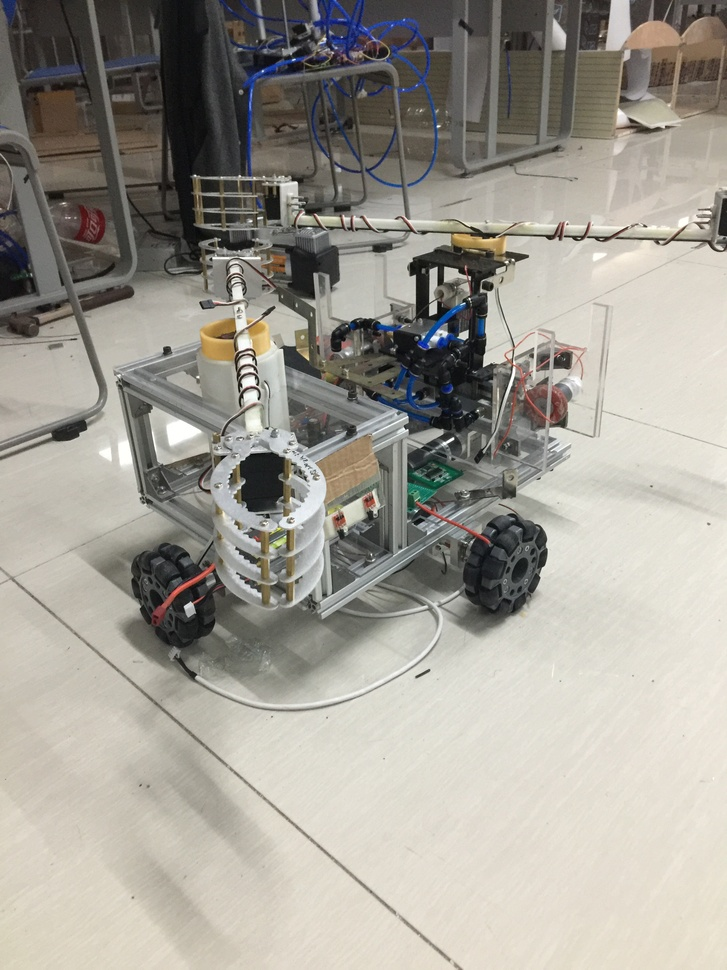
//> input picture 2018_USTC_RoboGame/Grasping and Climbing Robot--original1.JPG, 727 x 970 px, shrunk from 2448 x 3264 before the run, given in place of the camera
$ ./摄像头_带镜像纠正__边缘检测   (built with g++ and OpenCV 4)
//> lines starting //> are read from the running program, lines starting //| are printed output that depends on the picture
#include "opencv2\opencv.hpp"
#include "opencv2\imgproc\imgproc.hpp"
#include "opencv2\highgui\highgui.hpp"
#include "iostream"
using namespace cv;
int main() {
	VideoCapture capture(0);  //从摄像头读入视频
	Mat edges;
	while (1) {
		Mat frame, dstimage;
		Mat mapx, mapy;
		capture >> frame;
//> frame is the input picture: 970 rows x 727 cols, CV_8UC3; mean B, G, R 147.7, 156.4, 160.1
		imshow("initial loading video", frame);
		//waitKey(30);
		if (waitKey(1) == NULL) { break; }
//> the Esc key is pressed
		dstimage.create(frame.size(), frame.type());
		mapx.create(frame.size(), CV_32FC1);
		mapy.create(frame.size(), CV_32FC1);
		for (int j = 0; j < frame.rows; j++) {
			for (int i = 0; i < frame.cols; i++) {
				mapx.at<float>(j, i) = static_cast<float>(frame.cols - i);
				mapy.at<float>(j, i) = static_cast<float>(j);
			}
		}
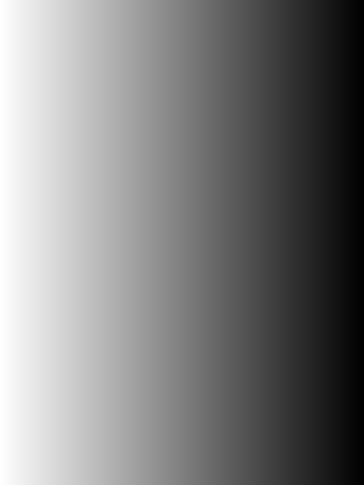
//> mapx: 970 rows x 727 cols, CV_32FC1 (shown at 1/2 size); min 1, max 727, mean 364; drawn with min black and max white
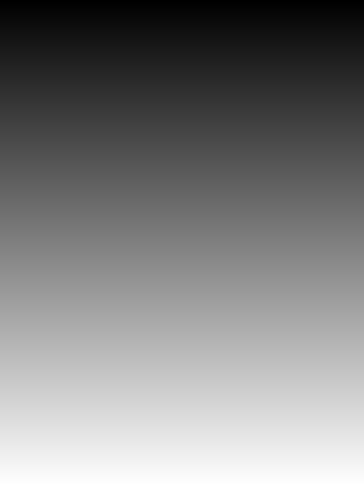
//> mapy: 970 rows x 727 cols, CV_32FC1 (shown at 1/2 size); min 0, max 969, mean 484.5; drawn with min black and max white
		remap(frame, dstimage, mapx, mapy, CV_INTER_LINEAR, BORDER_CONSTANT, Scalar(0, 0, 0));
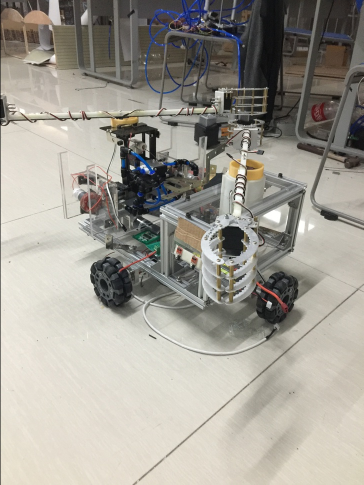
//> dstimage: 970 rows x 727 cols, CV_8UC3 (shown at 1/2 size); mean B, G, R 147.5, 156.2, 159.8
		cvtColor(dstimage, edges, COLOR_BGR2GRAY);
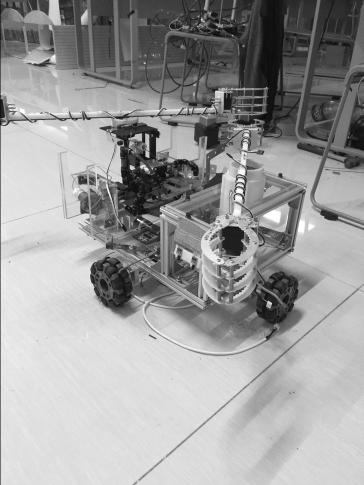
//> edges: 970 rows x 727 cols, CV_8UC1 (shown at 1/2 size); min 0, max 255, mean 156.3
		blur( edges, edges, Size(7, 7));
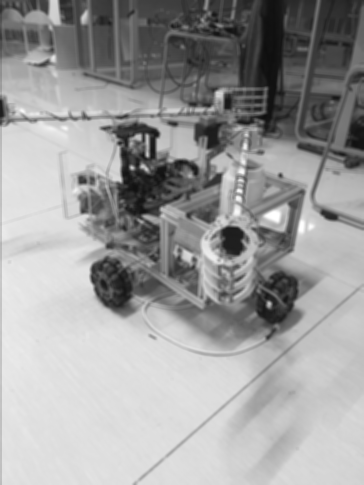
//> edges: 970 rows x 727 cols, CV_8UC1 (shown at 1/2 size); min 14, max 255, mean 156.4
		Canny( edges, edges, 3, 30, 3);
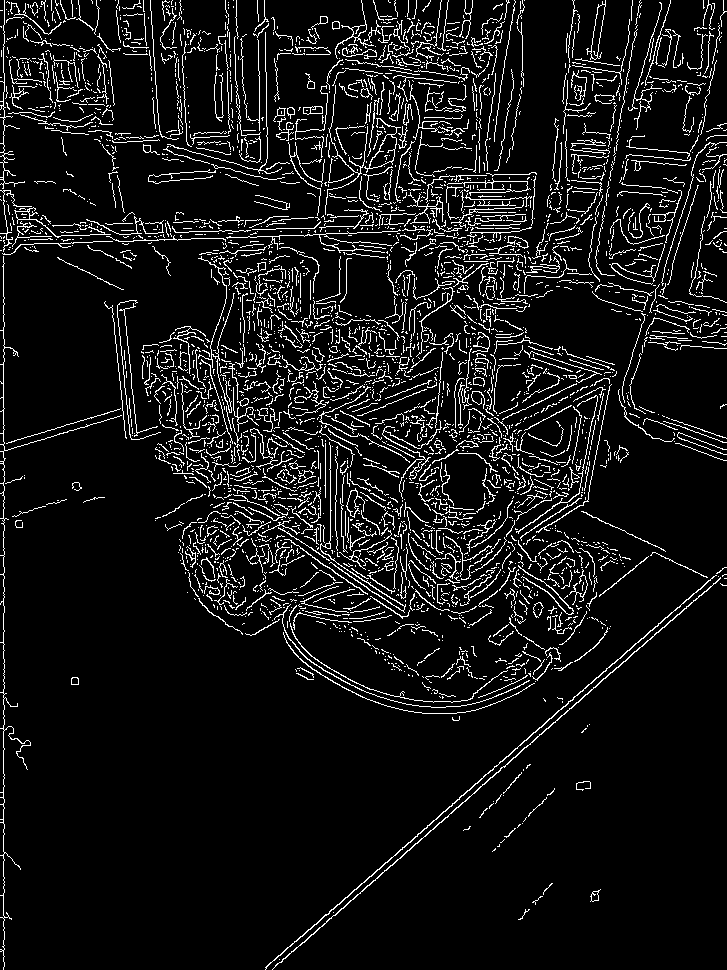
//> edges: 970 rows x 727 cols, CV_8UC1; 8.2% white in thin lines or dots
		imshow("new loading video", dstimage);
		imshow("edges of video", edges);
		if (waitKey(1) >= 0) break;
//> the Esc key is pressed
	}
	return 0;
}

$ run again, on 2018_USTC_RoboGame/Grasping and Climbing Robot--original2.JPG
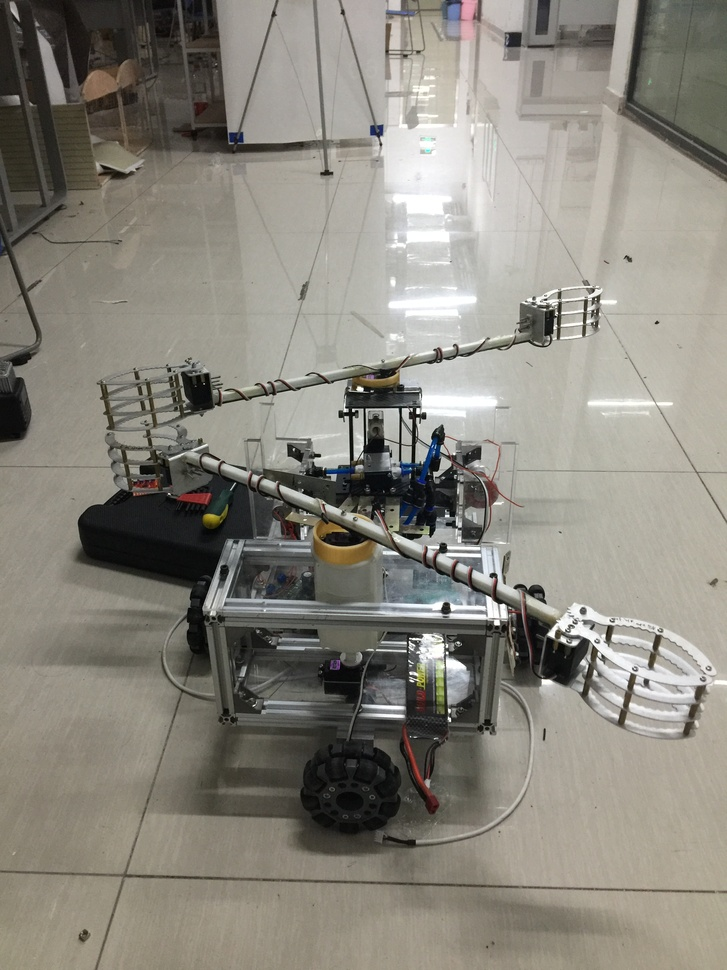
//> input picture 2018_USTC_RoboGame/Grasping and Climbing Robot--original2.JPG, 727 x 970 px, shrunk from 2448 x 3264 before the run, given in place of the camera
//> frame is the input picture: 970 rows x 727 cols, CV_8UC3; mean B, G, R 125.2, 134.5, 137.9
//> `remap(frame, dstimage, mapx, mapy, CV_INTER_LINEAR, BORDER_CONSTANT, S..`:
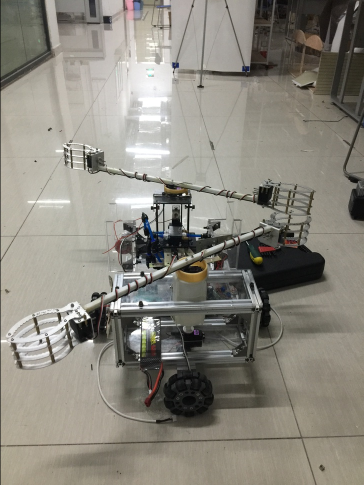
//> dstimage: 970 rows x 727 cols, CV_8UC3 (shown at 1/2 size); mean B, G, R 125.1, 134.4, 137.8
//> `Canny( edges, edges, 3, 30, 3);`:
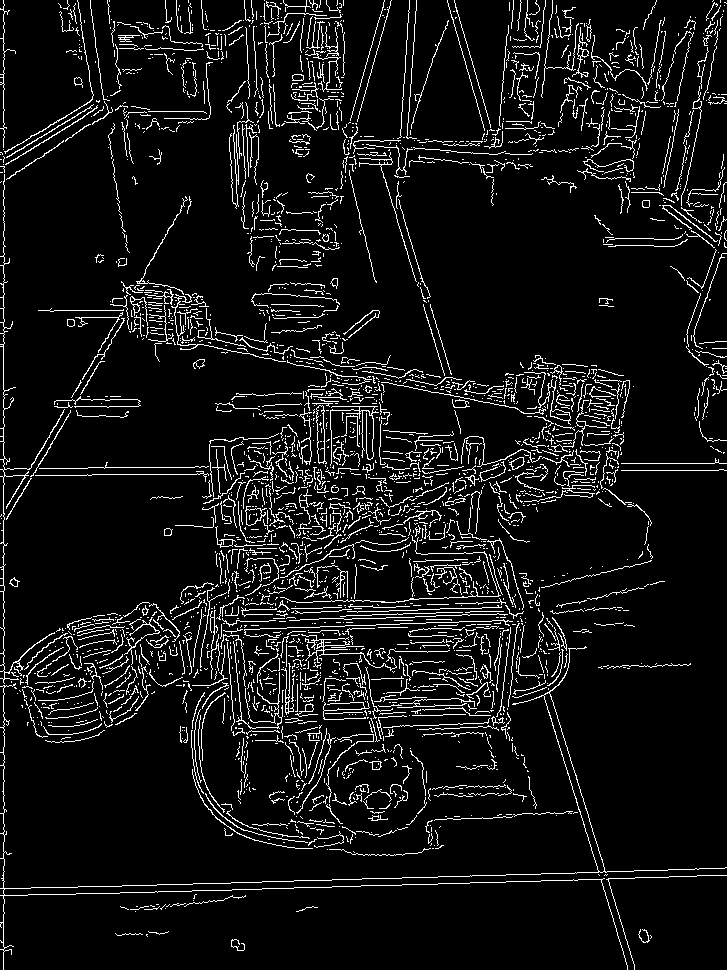
//> edges: 970 rows x 727 cols, CV_8UC1; 7.6% white in thin lines or dots

$ run again, on 2018_USTC_RoboGame/Grasping and Climbing Robot--original3.JPG
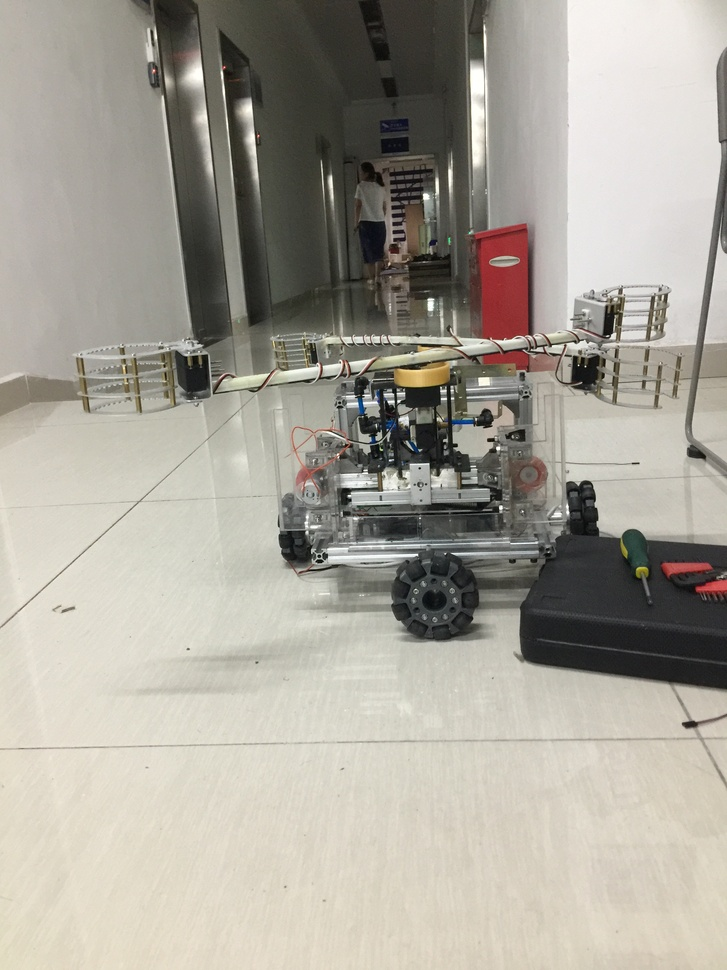
//> input picture 2018_USTC_RoboGame/Grasping and Climbing Robot--original3.JPG, 727 x 970 px, shrunk from 2448 x 3264 before the run, given in place of the camera
//> frame is the input picture: 970 rows x 727 cols, CV_8UC3; mean B, G, R 153.2, 163.4, 167.7
//> `remap(frame, dstimage, mapx, mapy, CV_INTER_LINEAR, BORDER_CONSTANT, S..`:
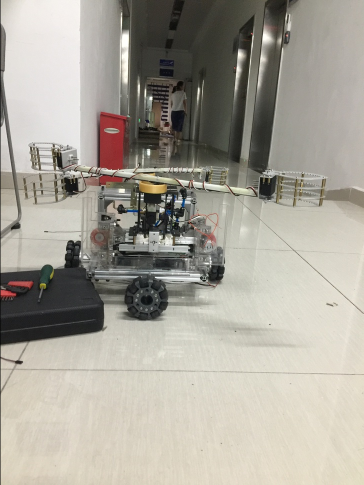
//> dstimage: 970 rows x 727 cols, CV_8UC3 (shown at 1/2 size); mean B, G, R 152.9, 163.1, 167.4
//> `Canny( edges, edges, 3, 30, 3);`:
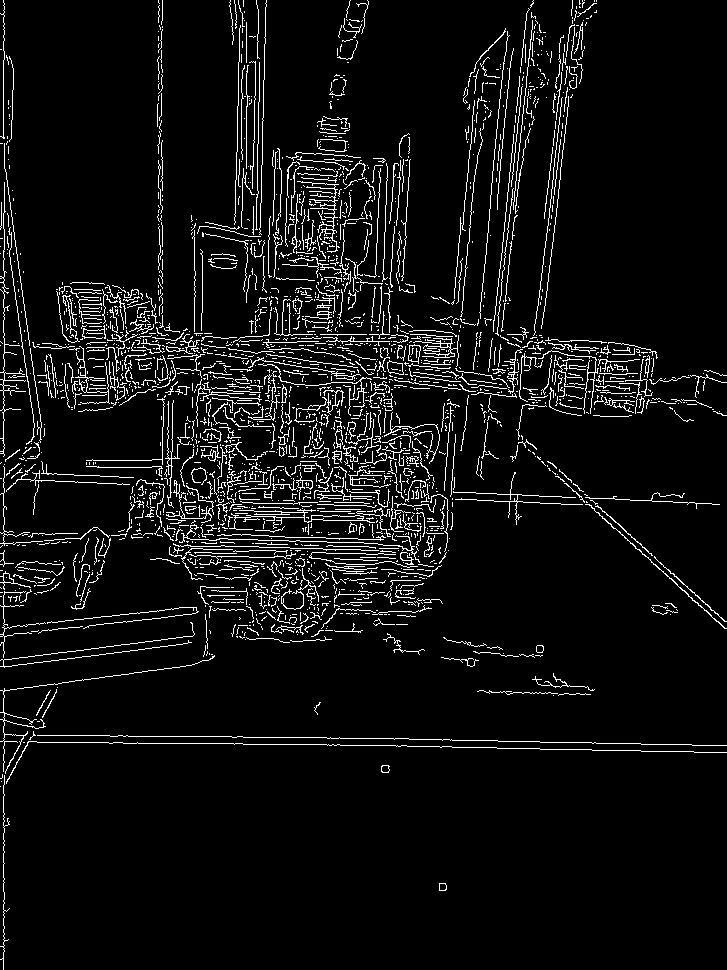
//> edges: 970 rows x 727 cols, CV_8UC1; 6.2% white in thin lines or dots
